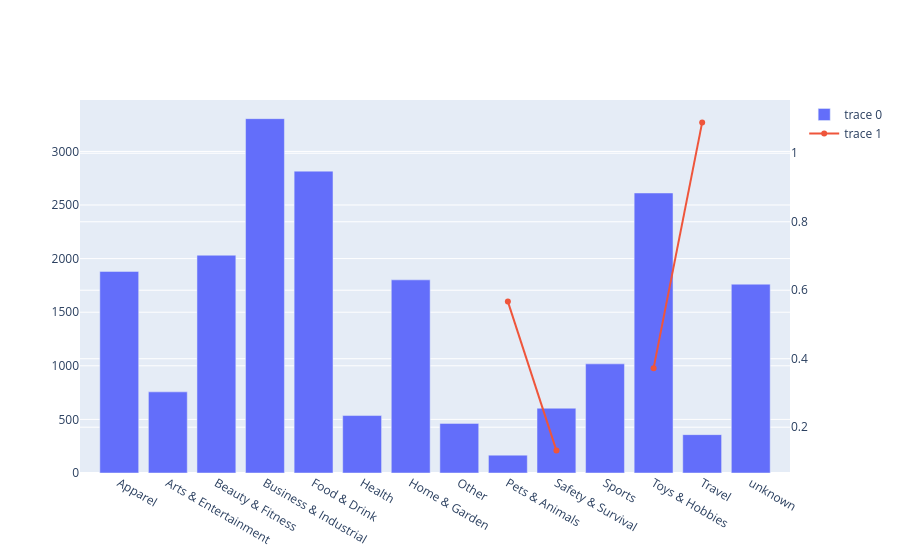

Here is the notebook cell this chart was saved with:
### Code cell
metaspend_vs_costperclick = meta_clicks.groupby('ORGANISATION_VERTICAL')[['Total_spend_GBP', 'Meta_cost_perclick']].mean().reset_index()
display(metaspend_vs_costperclick)

fig = ob.Figure()

fig.add_trace(
    ob.Bar(
        x = metaspend_vs_costperclick['ORGANISATION_VERTICAL'],
        y = metaspend_vs_costperclick['Total_spend_GBP'],
        yaxis = 'y'
    )
)

fig.add_trace(
    ob.Scatter(
        x = metaspend_vs_costperclick['ORGANISATION_VERTICAL'],
        y = metaspend_vs_costperclick['Meta_cost_perclick'],
        yaxis = 'y2'
        )
)

fig.update_layout(
    yaxis2 = dict(
        anchor="y",
        overlaying="y",
        side="right",
        # position=0.15
    )
)

fig.show()

### Figure 1 — Plotly figure (JSON) as saved in the notebook; plotly's stock layout.template omitted (floating-point values rounded to 4 significant figures)
{"data": [{"type": "bar", "x": ["Apparel", "Arts & Entertainment", "Beauty & Fitness", "Business & Industrial", "Food & Drink", "Health", "Home & Garden", "Other", "Pets & Animals", "Safety & Survival", "Sports", "Toys & Hobbies", "Travel", "unknown"], "y": [1881.0, 757.0, 2032.0, 3306.0, 2816.0, 535.9, 1802.0, 462.9, 166.6, 604.2, 1018.0, 2612.0, 357.8, 1761.0], "yaxis": "y"}, {"type": "scatter", "x": ["Apparel", "Arts & Entertainment", "Beauty & Fitness", "Business & Industrial", "Food & Drink", "Health", "Home & Garden", "Other", "Pets & Animals", "Safety & Survival", "Sports", "Toys & Hobbies", "Travel", "unknown"], "y": [null, null, null, null, null, null, null, null, 0.5668, 0.1317, null, 0.3725, 1.09, null], "yaxis": "y2"}], "layout": {"autosize": true, "xaxis": {"autorange": true, "range": [-0.841, 13.84], "type": "category"}, "yaxis": {"autorange": true, "range": [0, 3480.0], "type": "linear"}, "yaxis2": {"anchor": "y", "autorange": true, "overlaying": "y", "range": [0.05163, 1.17], "side": "right", "type": "linear"}}}
